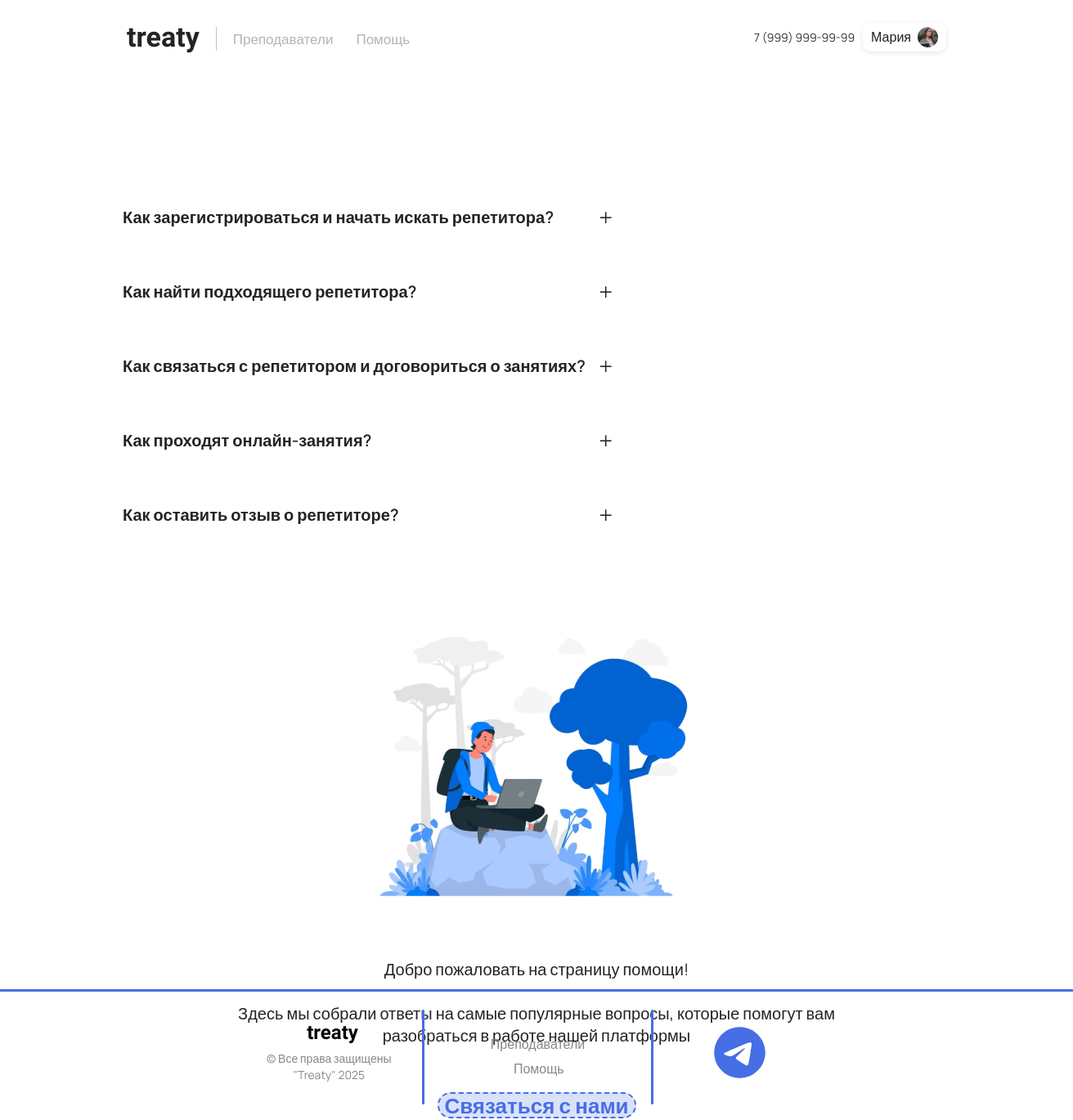
The app's page /help (signed in) with its own data.
### main/models.py (models this page shows, shortened)
class CustomUser(AbstractUser):
    username = None
    email = models.EmailField(unique=True)
    birthday = models.DateField(null=True, blank=True)
    phone = models.CharField(max_length=15, blank=True)
    contact = models.CharField(max_length=50, blank=True)
    last_name = models.CharField(max_length=150, blank=False)  # Фамилия
    first_name = models.CharField(max_length=150, blank=False)  # Имя
    middle_name = models.CharField(max_length=150, blank=False)  # Отчество
    avatar = models.ImageField(upload_to='avatars/', null=True, blank=True)
    is_teacher = models.BooleanField(default=False)  # Заменили is_active на is_teacher
    is_staff = models.BooleanField(default=False)
    is_superuser = models.BooleanField(default=False)
    date_joined = models.DateTimeField(default=timezone.now)
    rating = models.FloatField(default=0.0)
    balance = models.DecimalField(
        max_digits=10,
        decimal_places=2,
        default=0.00
    )
    USERNAME_FIELD = 'email'
    REQUIRED_FIELDS = []
    objects = CustomUserManager()

### main/views.py (the view)
# urls.py: path('help', views.help, name='help'),
def help(request):
    return render(request, 'main/help.html')

### main/templates/main/help.html (shortened to what this page needs)
{% extends 'main/layout.html' %}
{% load static %}
{% block style %}
<link rel="stylesheet" href="{% static 'main/css/help.css' %}">
{% endblock %}
{% block content %}
<div class="container6">
    <div class="faq-section">
        <div class="faq-item">
            <div class="faq-question" onclick="toggleAnswer(this)">
                Как зарегистрироваться и начать искать репетитора? <span class="plus-icon">+</span>
            </div>
        </div>
        <div class="faq-item">
            <div class="faq-question" onclick="toggleAnswer(this)">
                Как найти подходящего репетитора? <span class="plus-icon">+</span>
            </div>
        </div>
        <div class="faq-item">
            <div class="faq-question" onclick="toggleAnswer(this)">
                Как связаться с репетитором и договориться о занятиях? <span class="plus-icon">+</span>
            </div>
        </div>
        <div class="faq-item">
            <div class="faq-question" onclick="toggleAnswer(this)">
                Как проходят онлайн-занятия? <span class="plus-icon">+</span>
            </div>
        </div>
        <div class="faq-item">
            <div class="faq-question" onclick="toggleAnswer(this)">
                Как оставить отзыв о репетиторе? <span class="plus-icon">+</span>
            </div>
        </div>
    </div>
    <div class="welcome-section">
        <div class="welcome-text">
            <img src="{% static 'main/img/sinichel.svg' %}" alt="Illustration">
            <p>Добро пожаловать на страницу помощи!<br><br> Здесь мы собрали ответы на самые популярные вопросы, которые помогут вам разобраться в работе нашей платформы</p>
            <a href="https://t.me/TreatySupportBot" class="contact-button" target="_blank">Связаться с нами</a>
        </div>
    </div>
</div>
{% endblock %}

### main/templates/main/layout.html (shortened to what this page needs)
{% load static %}
<!doctype html>
<html lang="en">
<head>
    <link rel="stylesheet" href="https://cdn.jsdelivr.net/npm/bootstrap@5.3.3/dist/css/bootstrap.min.css">
    <link rel="stylesheet" href="https://cdnjs.cloudflare.com/ajax/libs/font-awesome/6.6.0/css/all.min.css">
    <link rel="stylesheet"
          href="https://cdn.jsdelivr.net/npm/@fortawesome/fontawesome-free@6.6.0/css/fontawesome.min.css">
    <link rel="stylesheet" href="{% static 'main/css/nav.css' %}">
    <link rel="stylesheet" href="{% static 'main/css/main.css' %}">
    <link rel="stylesheet" href="{% static 'main/css/reglog.css' %}">
    <link rel="stylesheet" href="{% static 'main/css/profile.css' %}">
    {% block style %}
    {% endblock %}
</head>
<body>
<header>
    <nav class="navbarg">
        <div class="nav-container">
            <div class="nav-row">
                <div class="navbar-brandg">
                    <a href="{% url 'home' %}" class="brand-logog">treaty</a>
                </div>
                <ul class="navbar-menug" id="navbarMenu">
                    <li class="navbar-menug__item">
                        <a href="{% url 'catalog2_home' %}" class="navbar-menug__link">Преподаватели</a>
                    </li>
                    <li class="navbar-menug__item">
                        <a href="{% url 'help' %}" class="navbar-menug__link">Помощь</a>
                    </li>
                </ul>
                <div class="col-4g">
                    <span class="phone-numberg">7 (999) 999-99-99</span>
                    {% if user.is_authenticated %}
                    <div class="profile-dropdown">
                        <div class="profilebutton">
                            <span>{{ user.first_name }}</span>
                            {% if user.avatar %}
                            <img src="{{ user.avatar.url }}" alt="Аватар" class="avatar-img-layout">
                            {% else %}
                            <img src="{% static 'main/img/noimageavatar.svg' %}" alt="Аватар" class="avatar-img">
                            {% endif %}
                        </div>
                    </div>
                    {% else %}
                    <button id="logregOpenBtn" class="logregbtng1" onclick="toggleAuthModal()">Вход</button>
                    {% endif %}
                </div>
            </div>
        </div>
    </nav>
</header>
<main>
    {% block content %}
    {% endblock %}
</main>
<div class="footertreaty">
    <div class="footerline1"></div>
    <div class="left-footer-block">
        <div class="treatylogon">treaty</div>
        <div class="allright">© Все права защищены&#10;"Treaty" 2025</div>
    </div>
    <div class="center-footer-block">
        <div class="footerline2"></div>
        <a href="{% url 'catalog2_home' %}" class="footerlinkprepods">Преподаватели</a>
        <a href="{% url 'help' %}" class="footerlinkhelp">Помощь</a>
    </div>
    <div class="right-footer-block">
        <div class="footerline3"></div>
        <a href="https://t.me/TreatySupportBot" target="_blank" rel="noopener noreferrer">
            <img src="{% static 'main/img/telegram.svg' %}" class="tgbutton" alt="Telegram">
        </a>
    </div>
</div>
</body>
</html>

### main/static/main/css/nav.css (style rules this page uses)
.navbarg { position: relative; padding: 30px 140px; background-color: transparent; width: 100%; }
.nav-container { margin: 0 auto; padding: 0 15px; max-width: 1678px; width: 100%; box-sizing: border-box; }
.nav-row { display: flex; justify-content: space-between; align-items: center; column-gap: 20px; row-gap: 20px; flex-wrap: wrap; width: 100%; color: black; }
.navbar-brandg { display: flex; align-items: center; }
.brand-logog { margin-top: -5px; color: #242424; text-align: center; font-family: Raleway; font-size: 34px; font-style: normal; font-weight: 700; line-height: normal; text-decoration: none; position: relative; opacity: 1; }
.brand-logog::after { content: ""; position: absolute; left: 50%; bottom: -13px; width: 0; height: 3px; background-color: black; transition: width 0.3s ease, left 0.3s ease, background-color 0.3s ease; transform: translateX(-50%); }
.navbar-menug { display: flex; justify-content: center; align-items: center; column-gap: 28px; font-size: 17px; font-family: 'Manrope', sans-serif; margin: 0; padding: 0; list-style: none; }
.navbar-menug__item { display: flex; }
.navbar-menug__link { color: #b4b4b4; text-decoration: none; height: 23px; text-align: center; letter-spacing: 0; line-height: 23px; transition: color 0.3s ease, transform 0.1s ease; font-weight: normal; }
.col-4g { margin-top: -5px; display: flex; align-items: center; gap: 10px; margin-left: auto; padding: 0; }
.phone-numberg { color: #333; font-size: 14px; font-family: 'Manrope', sans-serif; }
.avatar-img-layout { width: 25px; height: 25px; object-fit: cover; border-radius: 50%; display: block; margin: 0; padding: 0; }
.profilebutton { width: max-content; height: 35px; background-color: white; font-family: 'Manrope', sans-serif; color: #212121; display: flex; align-items: center; gap: 8px; padding: 0 10px; border-radius: 10px; white-space: nowrap; box-shadow: 0 2px 6px rgba(0, 0, 0, 0.1); }
.profile-dropdown { position: relative; display: inline-block; }

### main/static/main/css/main.css (style rules this page uses)
body { overflow-x: hidden; min-height: 100%; position: relative; opacity: 0; padding-bottom: 100px; }
body.theme-loaded { opacity: 1; }
.footertreaty { position: absolute; bottom: 0; left: 50%; transform: translateX(-50%); width: 1404px; padding: 80px; display: flex; align-items: flex-start; justify-content: space-between; box-sizing: border-box; font-family: sans-serif; }
.footerline1 { position: absolute; top: 0; left: 50%; transform: translateX(-50%); width: 1404px; height: 3px; background-color: #466ee5; border-radius: 15px; }
.footerline2 { width: 3px; height: 116px; background-color: #466ee5; border-radius: 15px; position: absolute; left: 40%; top: 25px; }
.footerline3 { width: 3px; height: 116px; background-color: #466ee5; border-radius: 15px; position: absolute; left: 60%; top: 25px; }
.left-footer-block { display: flex; flex-direction: column; align-items: flex-start; text-align: left; }
.treatylogon { font-size: 24px; font-weight: bold; font-family: Raleway; color: #000; margin-bottom: 10px; position: absolute; top: 35px; left: 30%; }
.allright { color: #878787; font-size: 14px; line-height: 1.4; white-space: pre-line; position: absolute; top: 75px; left: 26.5%; text-align: center; }
.center-footer-block { display: flex; flex-direction: column; align-items: flex-start; margin-left: 40px; }
.footerlinkprepods { text-decoration: none; color: #878787; font-size: 16px; transition: color 0.3s ease; position: absolute; left: 46%; top: 55px; }
.footerlinkhelp { text-decoration: none; color: #878787; font-size: 16px; transition: color 0.3s ease; position: absolute; left: 48%; top: 85px; }
.tgbutton { width: 75px; height: 75px; cursor: pointer; position: absolute; top: 40px; left: 65% }

### main/static/main/css/reglog.css (style rules this page uses)
body { background-color: #ffffff !important; overflow-x: hidden; }

### records on screen
CustomUser: first_name "Мария", avatar (picture)
